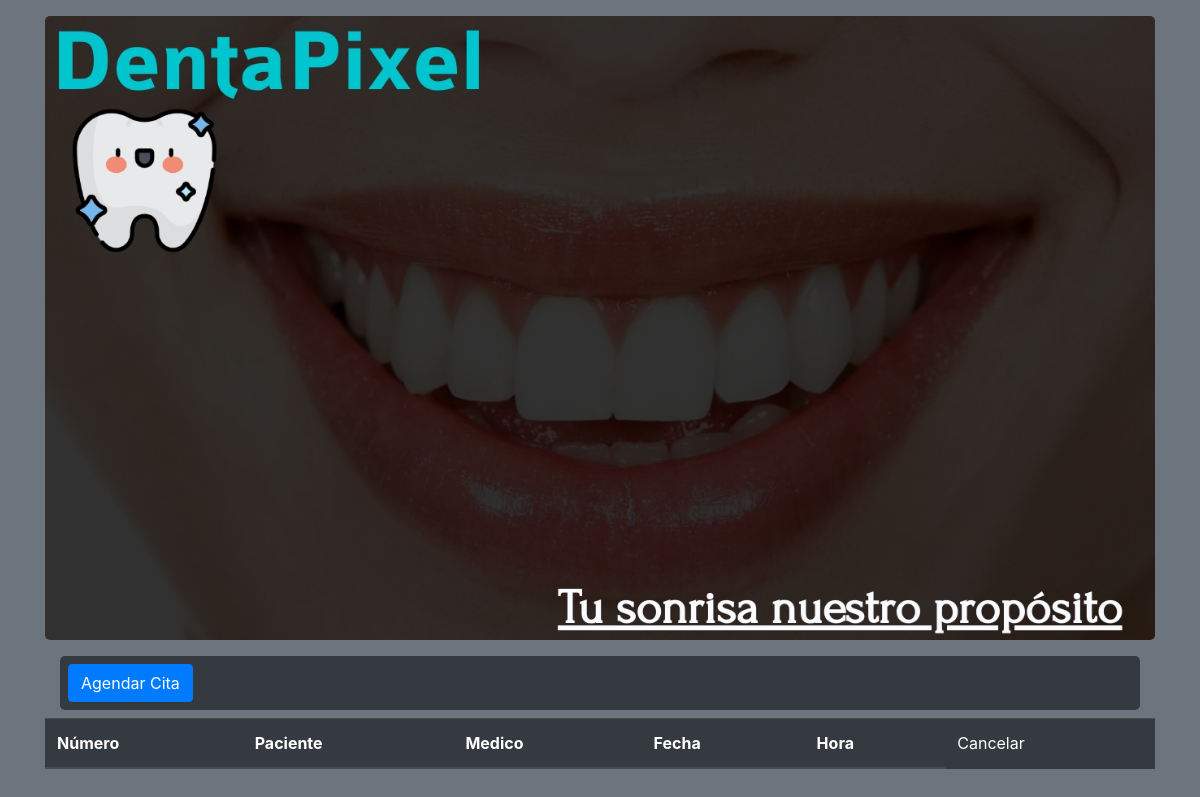
Before: /App/view/home.php with the older database file.
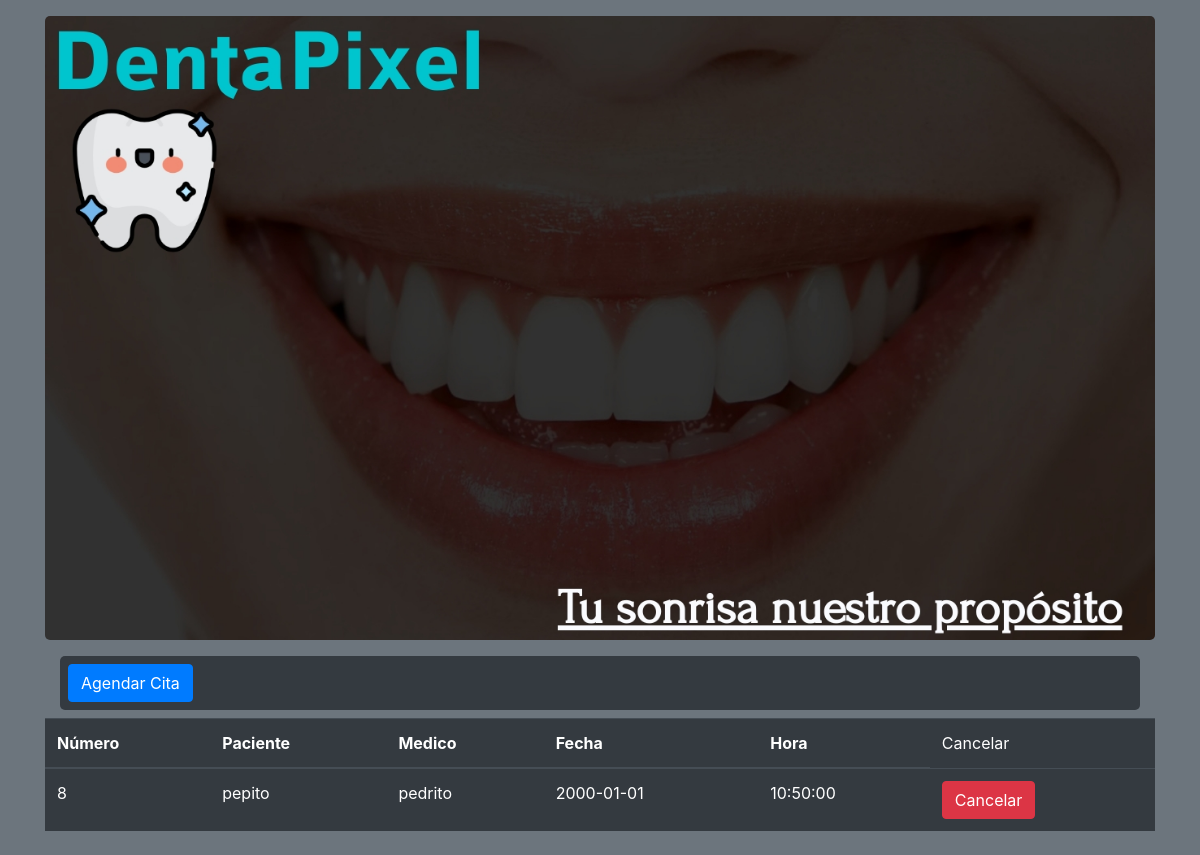
After: the same page with the newer database file.
### tables this page shows
CREATE TABLE `citas` (
  `numero` int(11) NOT NULL,
  `fecha` date NOT NULL,
  `hora` time NOT NULL,
  `nombresPaciente` varchar(100) NOT NULL,
  `nombresMedico` varchar(100) NOT NULL
);

### App/controller/citas.php (called while the page is built)
<?php
    $con = new Conexion();
    $sql = "SELECT numero, nombresPaciente, nombresMedico, fecha, hora FROM citas";
    function mostrarCitas(){
        global $con, $sql;
        try{
            $c = $con->getConexion();
            $ps = $c->prepare($sql);
            $ps->execute();
            return  $rs = $ps->fetchAll();
        }catch(Exception $ex){
        }
    }

### App/view/home.php (the view, shortened to what this page needs)
<!DOCTYPE html>
<html lang="en">
<head>
    <link rel="stylesheet" href="https://stackpath.bootstrapcdn.com/bootstrap/4.5.0/css/bootstrap.min.css">
    <link rel="stylesheet" href="styles.css">
</head>
<body class="bg-secondary">
    <div class="container">
        <div class="row my-3">
            <div class="col ">
                    <div id="carouselExampleSlidesOnly" class="carousel slide " data-ride="carousel">
                    <div class="carousel-inner">
                        <div class="carousel-item active">
                            <img src="../../images/Banner.jpg" class="d-block w-100 brd" alt="DentaPixel">
                        </div>
                    </div>
                </div>
            </div>
        </div>
    </div>
    <div class="container">
        <div class="row-my-1">
            <div class="col">
                <nav class="nav bg-dark brd ">
                    <a class="btn btn-primary m-2" href="registroCita.php">Agendar Cita</a>
                </nav>
            </div>
        </div>
    </div>
    <div class="container">
        <div class="row my-2">
            <div class="col">
                <div class="">
                    <table class="table bg-dark bordered table-hover table-dark">
                        <thead>
                            <th>Número</th>
                            <th>Paciente</th>
                            <th>Medico</th>
                            <th>Fecha</th>
                            <th>Hora</th>
                            <td>Cancelar</td>
                        </thead>
                        <tbody>
                            <?php
                                require("../controller/citas.php");
                                $citas = mostrarCitas();
                                foreach($citas as $key => $value){ ?>
                                    <tr>
                                        <td><?php echo $value[0]?></td>
                                        <td><?php echo $value[1]?></td>
                                        <td><?php echo $value[2]?></td>
                                        <td><?php echo $value[3]?></td>
                                        <td><?php echo $value[4]?></td>
                                        <td><a class="btn btn-danger" onclick="javascript:return confirm('¿Desea cancelar esta cita?');" href="../controller/eliminarCita.php?num=<?php echo $value[0]?>">Cancelar</a></td>
                                    </tr>
                        <?php   }
                            ?>
                        </tbody>
                    </table>
                </div>
            </div>
        </div>
    </div>
</body>
</html>

### App/view/styles.css (style rules this page uses)
* { margin: 0; padding: 0; }
.brd { border-radius: 5px; }

Changed rows visible on the page:
added citas: numero "8", nombresPaciente "pepito", nombresMedico "pedrito", fecha "2000-01-01", hora "10:50:00"
